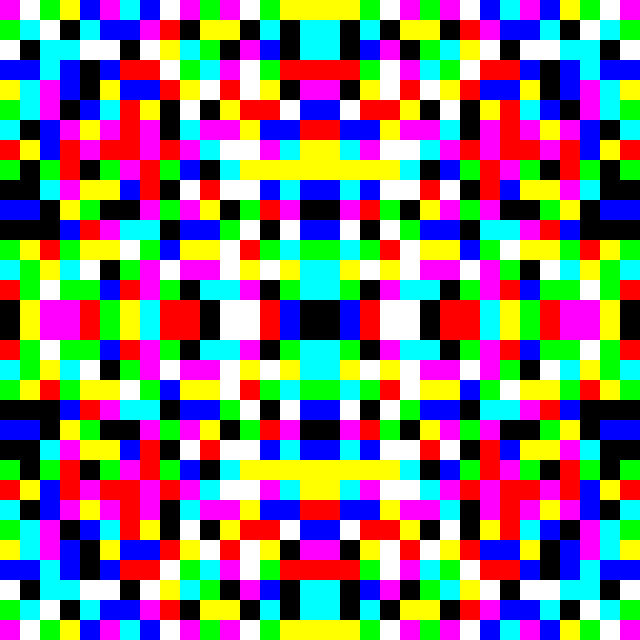
Frame 1 (no input)
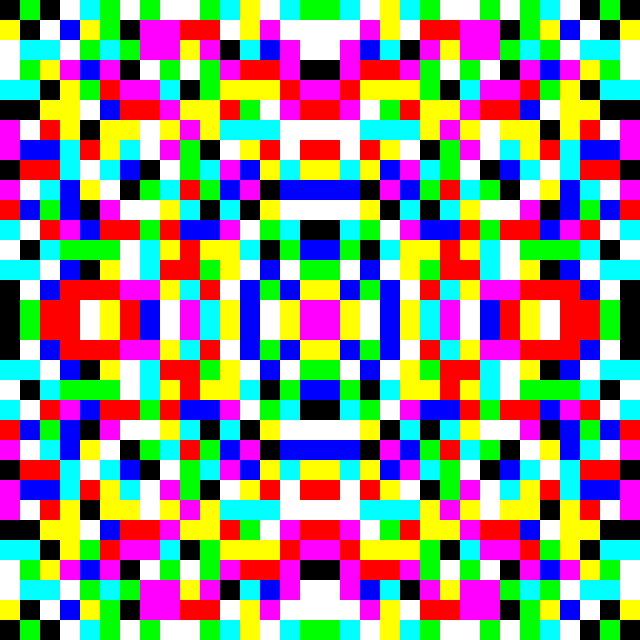
Frame 60 (the mouse pressed at the canvas centre just before this capture)
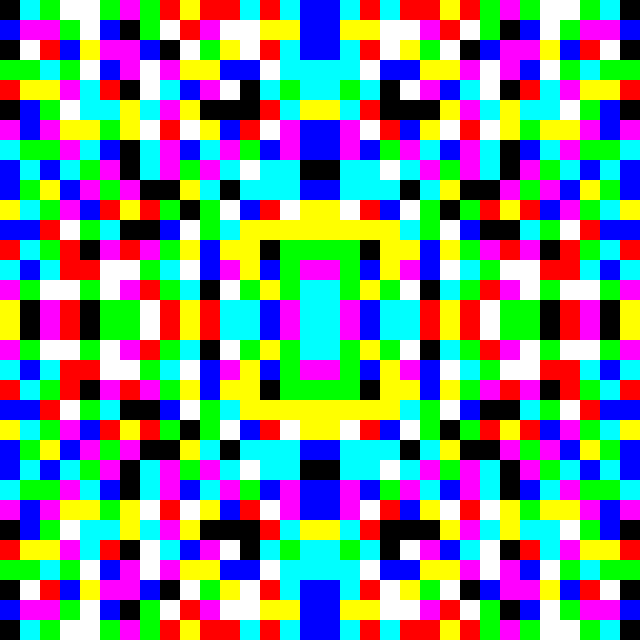
Frame 120 (the mouse held since frame 60 and released just before this capture)

The Processing sketch that drew these frames (run headless with seeded random() and noise(); from frame 60 on, the mouse is pressed at the canvas centre):

// Processing sketch: sketch_250326h
// ── sketch_250326h.pde
int[][] coreGrid = new int[16][16]; // 16x16 core data (0-7 for 3-bit RGB)
int[][] fullGrid = new int[32][32]; // 32x32 full grid with symmetry
int frame = 0; // Animation counter

void setup() {
  size(640, 640); // 32 squares * 20 pixels each
  background(255); // White background
  randomizeCore(); // Randomize initial 16x16 pattern
  updateFullGrid(); // Apply symmetry to 32x32
  frameRate(30);
}

void draw() {
  background(255); // Clear each frame
  drawGrid(); // Draw the base grid
  drawPattern(); // Draw the current pattern
  
  // Randomize every few frames
  if (frame % 2 == 0) { // Update every 20 frames
    randomizeCore();
    updateFullGrid();
  }
  frame++;
}

void drawGrid() {
  stroke(0); // Black lines
  noFill(); // No fill for grid lines
  int squareSize = 20;
  for (int x = 0; x < 32; x++) {
    for (int y = 0; y < 32; y++) {
      rect(x * squareSize, y * squareSize, squareSize, squareSize);
    }
  }
}

void randomizeCore() {
  // Randomly set 0-7 in the 16x16 core grid (3-bit RGB values)
  for (int x = 0; x < 16; x++) {
    for (int y = 0; y < 16; y++) {
      coreGrid[x][y] = floor(random(8)); // 0 to 7 (8 colors)
    }
  }
}

void updateFullGrid() {
  // Replicate 16x16 core into 32x32 with symmetry
  for (int x = 0; x < 16; x++) {
    for (int y = 0; y < 16; y++) {
      int value = coreGrid[x][y];
      // Top-left quadrant
      fullGrid[x][y] = value;
      // Top-right (mirror horizontally)
      fullGrid[31 - x][y] = value;
      // Bottom-left (mirror vertically)
      fullGrid[x][31 - y] = value;
      // Bottom-right (mirror both)
      fullGrid[31 - x][31 - y] = value;
    }
  }
}

void drawPattern() {
  int squareSize = 20;
  noStroke();
  
  // Draw the full 32x32 grid with 3-bit RGB colors
  for (int x = 0; x < 32; x++) {
    for (int y = 0; y < 32; y++) {
      int value = fullGrid[x][y];
      switch (value) {
        case 0: fill(0, 0, 0); break;      // Black
        case 1: fill(0, 0, 255); break;    // Blue
        case 2: fill(0, 255, 0); break;    // Green
        case 3: fill(0, 255, 255); break;  // Cyan
        case 4: fill(255, 0, 0); break;    // Red
        case 5: fill(255, 0, 255); break;  // Magenta
        case 6: fill(255, 255, 0); break;  // Yellow
        case 7: fill(255, 255, 255); break; // White
      }
      rect(x * squareSize, y * squareSize, squareSize, squareSize);
    }
  }
}
